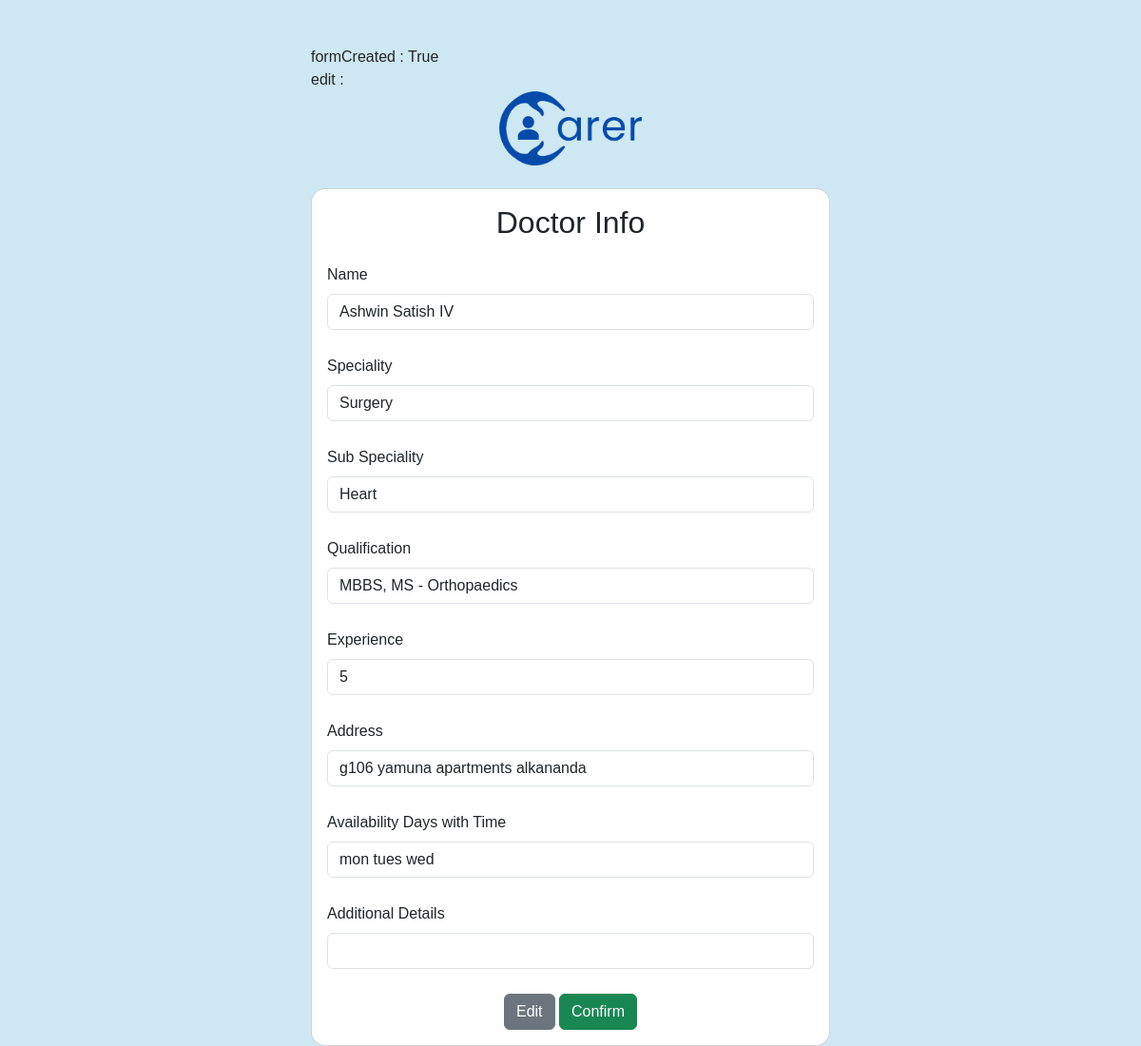
Before: /4c1be58c/ with the older database file.
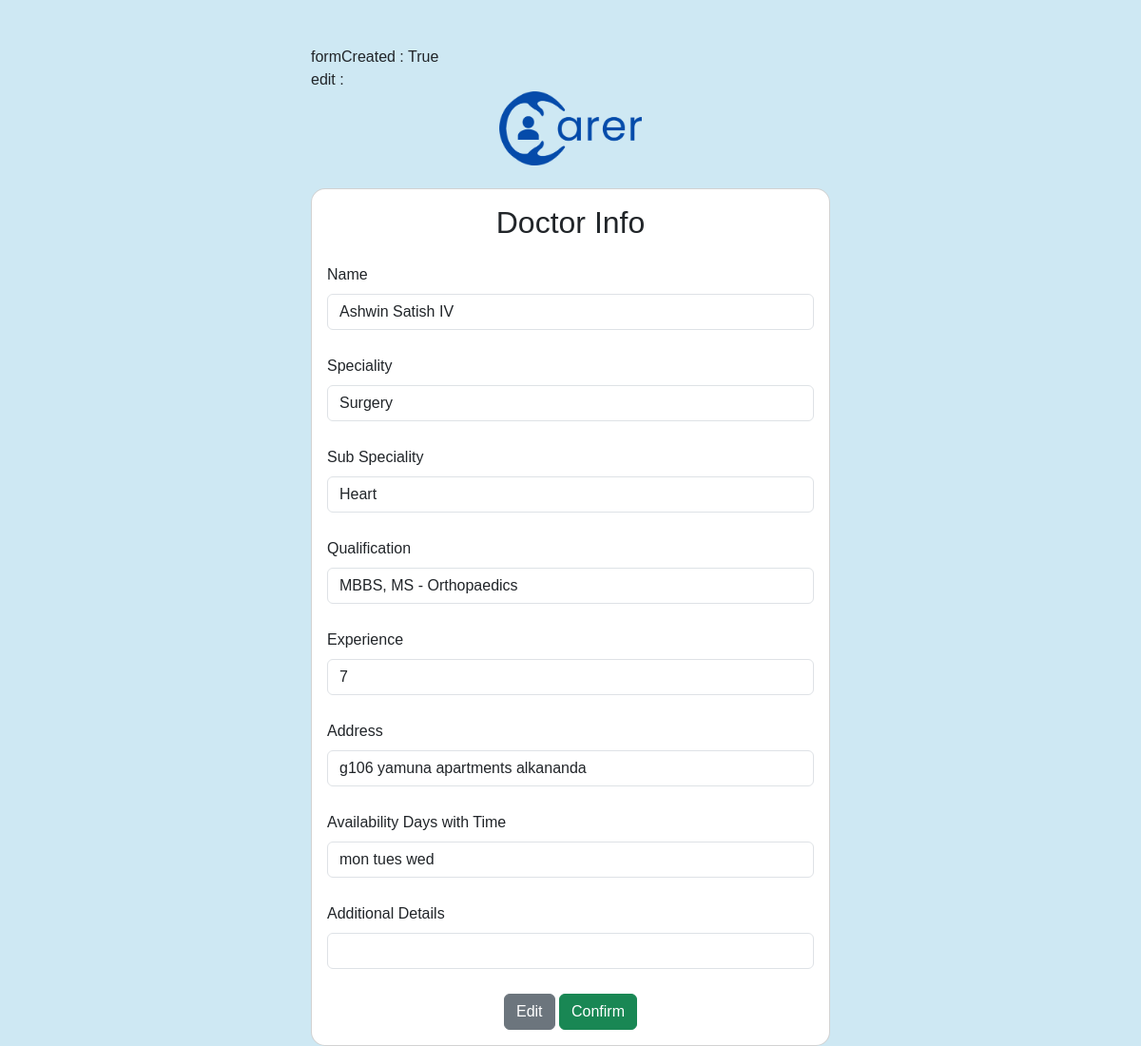
After: the same page with the newer database file.
### FormApp/models.py (models this page shows, shortened)
class Doctor(models.Model):
    name = models.CharField(max_length=100)
    speciality = models.CharField(max_length=100)
    sub_speciality = models.CharField(max_length=100)
    qualification = models.CharField(max_length=500)
    experience = models.CharField(max_length=100)
    address = models.CharField(max_length=1000)
    availability = models.CharField(max_length=100)
    additional_details = models.TextField(null=True,blank=True)
    slug = models.SlugField(unique=True)

### FormApp/views.py (the view, shortened to what this page needs)
# urls.py: path('<slug:form_slug>/', views.open_form, name='open_form'),
def open_form(request, form_slug):
    try:
        doctor = get_object_or_404(Doctor, slug=form_slug)
        form = DoctorForm(request.POST or None, instance=doctor)
        request.session['formCreated'] = True
    except:
        form = DoctorForm()
        request.session['formCreated'] = False
        request.session['edit'] = False
    return render(request, 'carerForm.html', {'form': form, 'form_slug': form_slug})

### FormApp/forms.py
class DoctorForm(forms.ModelForm):
    class Meta:
        model = Doctor
        fields = ['name', 'speciality', 'sub_speciality', 'qualification', 'experience', 'address', 'availability', 'additional_details']
        widgets = {
            'name': forms.TextInput(attrs={'class': 'form-control'}),
            'speciality': forms.TextInput(attrs={'class': 'form-control'}),
            'sub_speciality': forms.TextInput(attrs={'class': 'form-control'}),
            'qualification': forms.TextInput(attrs={'class': 'form-control'}),
            'experience': forms.TextInput(attrs={'class': 'form-control'}),
            'address': forms.Textarea(attrs={'class': 'form-control', 'rows': 3}),
            'availability': forms.TextInput(attrs={'class': 'form-control'}),
            'additional_details': forms.Textarea(attrs={'class': 'form-control', 'rows': 3}),
        }

### FormApp/templates/carerForm.html (shortened to what this page needs)
    {% load static %}
    <!DOCTYPE html>
    <html lang="en">
    <head>
        <link href="https://cdn.jsdelivr.net/npm/bootstrap@5.3.0-alpha1/dist/css/bootstrap.min.css" rel="stylesheet">
    </head>
    <body>
        <div class="container mt-5">
            <div class="row justify-content-center">
                <div class="col-md-6">
                    formCreated : {{request.session.formCreated}}<br>
                    edit : {{request.session.edit}}
                    <div class="text-center mb-4">
                        <img src="{% static 'logo.png' %}" alt="Logo" style="width: 150px; height: auto;">
                    </div>
                    <div class="card">
                        <div class="card-body">
                            <h2 class="card-title text-center mb-4" style="font-weight: 500;">Doctor Info</h2>
                            <form id="doctorForm" method="post">
                                <div class="mb-3">
                                    <label for="id_name" class="form-label">Name</label>
                                    {% if not request.session.formCreated or request.session.edit %}
                                    {{ form.name }}
                                    {% else %}
                                    <input type="text" class="form-control" id="id_name" name="name" value="{{ form.instance.name }}" readonly>
                                    {% endif %}
                                </div>
                                <div class="mb-3">
                                    <label for="id_speciality" class="form-label">Speciality</label>
                                    {% if not request.session.formCreated or request.session.edit %}
                                    {{ form.speciality }}
                                    {% else %}
                                    <input type="text" class="form-control" id="id_speciality" name="speciality" value="{{ form.instance.speciality }}" readonly>
                                    {% endif %}
                                </div>
                                <div class="mb-3">
                                    <label for="id_sub_speciality" class="form-label">Sub Speciality</label>
                                    {% if not request.session.formCreated or request.session.edit %}
                                    {{ form.sub_speciality }}
                                    {% else %}
                                    <input type="text" class="form-control" id="id_sub_speciality" name="sub_speciality" value="{{ form.instance.sub_speciality }}" readonly>
                                    {% endif %}
                                </div>
                                <div class="mb-3">
                                    <label for="id_qualification" class="form-label">Qualification</label>
                                    {% if not request.session.formCreated or request.session.edit %}
                                    {{ form.qualification }}
                                    {% else %}
                                    <input type="text" class="form-control" id="id_qualification" name="qualification" value="{{ form.instance.qualification }}" readonly>
                                    {% endif %}
                                </div>
                                <div class="mb-3">
                                    <label for="id_experience" class="form-label">Experience</label>
                                    {% if not request.session.formCreated or request.session.edit %}
                                    {{ form.experience }}
                                    {% else %}
                                    <input type="text" class="form-control" id="id_experience" name="experience" value="{{ form.instance.experience }}" readonly>
                                    {% endif %}
                                </div>
                                <div class="mb-3">
                                    <label for="id_address" class="form-label">Address</label>
                                    {% if not request.session.formCreated or request.session.edit %}
                                    {{ form.address }}
                                    {% else %}
                                    <input type="text" class="form-control" id="id_address" name="address" value="{{ form.instance.address }}" readonly>
                                    {% endif %}
                                </div>
                                <div class="mb-3">
                                    <label for="id_availability" class="form-label">Availability Days with Time</label>
                                    {% if not request.session.formCreated or request.session.edit %}
                                    {{ form.availability }}
                                    {% else %}
                                    <input type="text" class="form-control" id="id_availability" name="availability" value="{{ form.instance.availability }}" readonly>
                                    {% endif %}
                                </div>
                                <div class="mb-3">
                                    <label for="id_additional_details" class="form-label">Additional Details</label>
                                    {% if not request.session.formCreated or request.session.edit %}
                                    {{ form.additional_details }}
                                    {% else %}
                                    <input type="text" class="form-control" id="id_additional_details" name="additional_details" value="{{ form.instance.additional_details }}" readonly>
                                    {% endif %}
                                </div>
                                <div class="text-center">
                                    {% if request.session.edit == True or request.session.formCreated == False %}
                                    <button type="submit" class="btn btn-primary">Save</button>
                                    {% else %}
                                    <button type="button" class="btn btn-secondary" id="editButton">Edit</button>
                                    {% endif %}
                                    <button type="button" class="btn btn-success" id="confirmButton">Confirm</button>
                                </div>
                            </form>
                        </div>
                    </div>
                </div>
            </div>
        </div>
    </body>
    </html>

### FormApp/templates/carerForm.html (style rules this page uses)
body { background-color: #cee8f3; font-family: 'Montserrat', sans-serif; }
.card { border-radius: 15px; }
.card-title { font-weight: bold; }
.form-label::after { content: none; }
.mb-3 { padding-bottom: 10px; }

Changed rows visible on the page:
changed Doctor "Ashwin Satish IV": experience "5" → "7"
